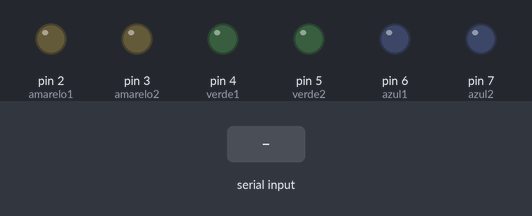
Bench run of a sketch on a simulated Arduino Uno, built with avr-gcc and run on an emulated ATmega328P. On the bench: output pins drawn as LEDs (lit = HIGH). The inputs (shaded band) are chosen by the test bench.

Above: at 1.2 s.
1.3 s: "1" received over Serial
At 2.5 s:
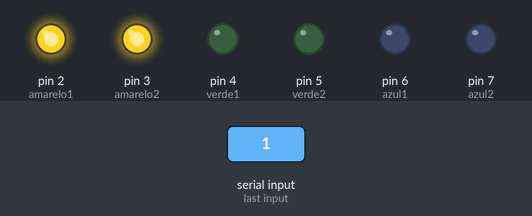
2.8 s: "2" received over Serial
At 3.7 s:
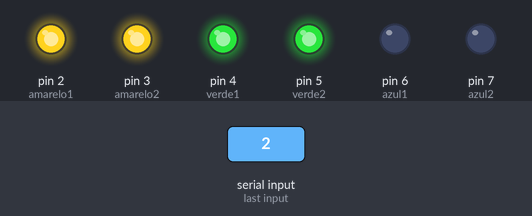
4.3 s: "3" received over Serial
At 4.8 s:
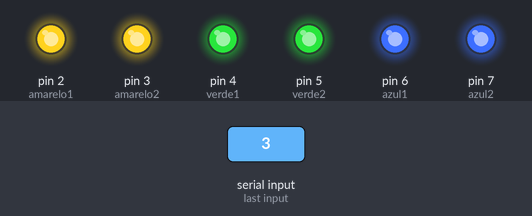
5.8 s: "0" received over Serial
At 7.0 s:
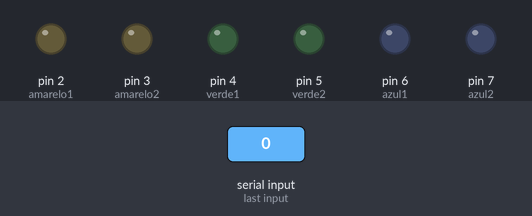
7.3 s: "2" received over Serial
At 8.3 s:
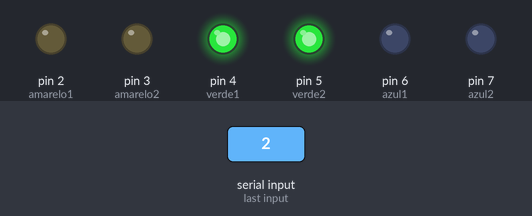
8.8 s: "3" received over Serial
At 9.5 s:
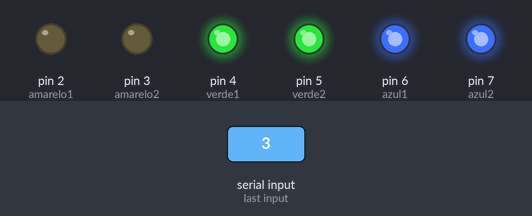
Timing chart, 0 to 11.3 s (numbered marks = the images above; inputs shaded):
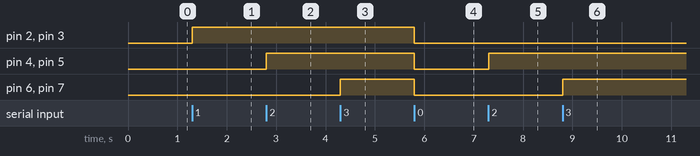

The sketch:

SMILE_ino.ino
```cpp
int amarelo1=2;
int amarelo2=3;

int verde1=4;
int verde2=5;

int azul1=6;
int azul2=7;

int vrecebido = -2;


void setup() {

  pinMode(amarelo1, OUTPUT);
  pinMode(amarelo2, OUTPUT);
  pinMode(verde1, OUTPUT);
  pinMode(verde2, OUTPUT);
  pinMode(azul1, OUTPUT);
  pinMode(azul2, OUTPUT);
  Serial.begin(9600);

}


void loop() {


  if (Serial.available() > 0) {
        vrecebido = Serial.read();
    }

    if (vrecebido > 0) {
        if (vrecebido == '1'){
            digitalWrite(amarelo1, HIGH);
            digitalWrite(amarelo2, HIGH);
        }
        if(vrecebido=='2'){
          digitalWrite(verde1, HIGH);
          digitalWrite(verde2, HIGH);
        }

        if(vrecebido=='3'){
          digitalWrite(azul1, HIGH);
          digitalWrite(azul2, HIGH);
        }
        else if (vrecebido == '0'){
           digitalWrite(amarelo1, LOW);
           digitalWrite(amarelo2, LOW);
		   digitalWrite(verde1, LOW);
           digitalWrite(verde2, LOW);
           digitalWrite(azul1, LOW);
           digitalWrite(azul2, LOW);
        }
        vrecebido = -2;
    }


}
```

Measured:
- after the input at 1.3 s, pin 2 (amarelo1), pin 3 (amarelo2): LOW → HIGH at once
- after the input at 2.8 s, pin 4 (verde1), pin 5 (verde2): LOW → HIGH at once
- after the input at 4.3 s, pin 6 (azul1), pin 7 (azul2): LOW → HIGH at once
- after the input at 5.8 s, pin 2 (amarelo1), pin 3 (amarelo2), pin 4 (verde1), pin 5 (verde2), pin 6 (azul1), pin 7 (azul2): HIGH → LOW at once
- after the input at 7.3 s, pin 4 (verde1), pin 5 (verde2): LOW → HIGH at once
- after the input at 8.8 s, pin 6 (azul1), pin 7 (azul2): LOW → HIGH at once
